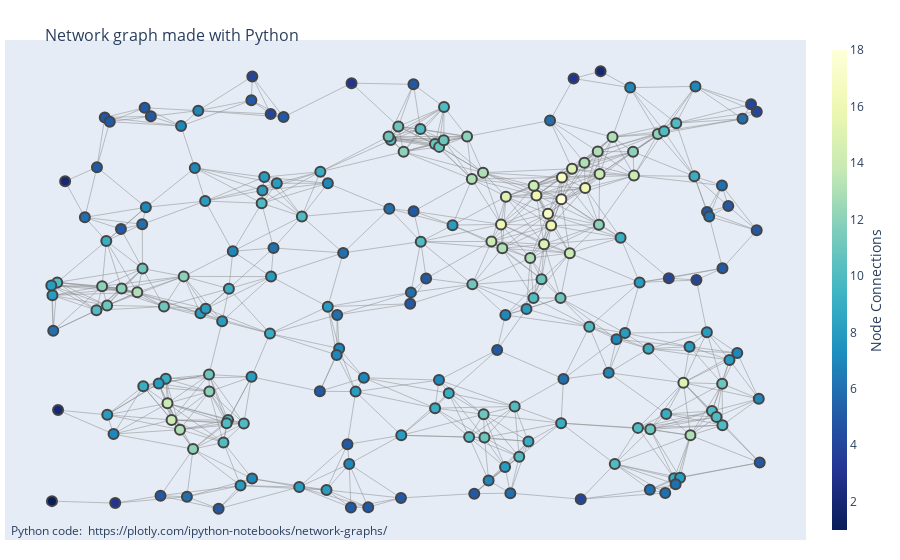

Here is the notebook cell this chart was saved with:
### Code cell
fig = go.Figure(data=[edge_trace, node_trace],
             layout=go.Layout(
                title='<br>Network graph made with Python',
                titlefont_size=16,
                showlegend=False,
                hovermode='closest',
                margin=dict(b=20,l=5,r=5,t=40),
                annotations=[ dict(
                    text="Python code: <a href='https://plotly.com/ipython-notebooks/network-graphs/'> https://plotly.com/ipython-notebooks/network-graphs/</a>",
                    showarrow=False,
                    xref="paper", yref="paper",
                    x=0.005, y=-0.002 ) ],
                xaxis=dict(showgrid=False, zeroline=False, showticklabels=False),
                yaxis=dict(showgrid=False, zeroline=False, showticklabels=False))
                )
fig.show()

### Figure 1 — Plotly figure (JSON) as saved in the notebook; plotly's stock layout.template omitted (floating-point values rounded to 4 significant figures; data arrays with more than 128 entries replaced by an {"elided": "..."} marker saying what was removed)
{"data": [{"hoverinfo": "none", "line": {"color": "#888", "width": 0.5}, "mode": "lines", "type": "scatter", "x": {"elided": "2592 float values"}, "y": {"elided": "2592 float values"}}, {"hoverinfo": "text", "marker": {"color": {"elided": "200 int values"}, "colorbar": {"thickness": 15, "title": {"side": "right", "text": "Node Connections"}, "xanchor": "left"}, "colorscale": [[0, "rgb(255,255,217)"], [0.125, "rgb(237,248,177)"], [0.25, "rgb(199,233,180)"], [0.375, "rgb(127,205,187)"], [0.5, "rgb(65,182,196)"], [0.625, "rgb(29,145,192)"], [0.75, "rgb(34,94,168)"], [0.875, "rgb(37,52,148)"], [1, "rgb(8,29,88)"]], "line": {"width": 2}, "reversescale": true, "showscale": true, "size": 10}, "mode": "markers", "text": {"elided": "200 str values"}, "type": "scatter", "x": {"elided": "200 float values"}, "y": {"elided": "200 float values"}}], "layout": {"annotations": [{"showarrow": false, "text": "Python code: <a href='https://plotly.com/ipython-notebooks/network-graphs/'> https://plotly.com/ipython-notebooks/network-graphs/</a>", "x": 0.005, "xref": "paper", "y": -0.002, "yref": "paper"}], "hovermode": "closest", "margin": {"b": 20, "l": 5, "r": 5, "t": 40}, "showlegend": false, "title": {"font": {"size": 16}, "text": "<br>Network graph made with Python"}, "xaxis": {"showgrid": false, "showticklabels": false, "zeroline": false}, "yaxis": {"showgrid": false, "showticklabels": false, "zeroline": false}}}
